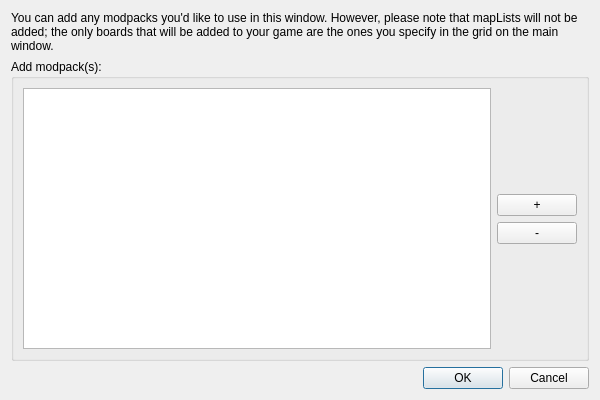
<?xml version="1.0" encoding="UTF-8"?>
<ui version="4.0">
 <class>AdditionalModsDialog</class>
 <widget class="QDialog" name="AdditionalModsDialog">
  <property name="geometry">
   <rect>
    <x>0</x>
    <y>0</y>
    <width>600</width>
    <height>400</height>
   </rect>
  </property>
  <property name="minimumSize">
   <size>
    <width>500</width>
    <height>300</height>
   </size>
  </property>
  <property name="windowTitle">
   <string>Dialog</string>
  </property>
  <layout class="QVBoxLayout" name="verticalLayout">
   <item>
    <widget class="QLabel" name="modpackLabel">
     <property name="text">
      <string>You can add any modpacks you'd like to use in this window. However, please note that mapLists will not be added; the only boards that will be added to your game are the ones you specify in the grid on the main window.</string>
     </property>
     <property name="wordWrap">
      <bool>true</bool>
     </property>
    </widget>
   </item>
   <item>
    <widget class="QGroupBox" name="additionalModsGroupBox">
     <property name="minimumSize">
      <size>
       <width>0</width>
       <height>0</height>
      </size>
     </property>
     <property name="title">
      <string>Add modpack(s):</string>
     </property>
     <layout class="QHBoxLayout" name="horizontalLayout">
      <item>
       <widget class="QListWidget" name="additionalMods"/>
      </item>
      <item>
       <layout class="QVBoxLayout" name="additionalModButtons">
        <item>
         <spacer name="verticalSpacer_2">
          <property name="orientation">
           <enum>Qt::Vertical</enum>
          </property>
          <property name="sizeHint" stdset="0">
           <size>
            <width>20</width>
            <height>40</height>
           </size>
          </property>
         </spacer>
        </item>
        <item>
         <widget class="QPushButton" name="addModZip">
          <property name="text">
           <string>+</string>
          </property>
         </widget>
        </item>
        <item>
         <widget class="QPushButton" name="removeModZip">
          <property name="text">
           <string>-</string>
          </property>
         </widget>
        </item>
        <item>
         <spacer name="verticalSpacer">
          <property name="orientation">
           <enum>Qt::Vertical</enum>
          </property>
          <property name="sizeHint" stdset="0">
           <size>
            <width>20</width>
            <height>40</height>
           </size>
          </property>
         </spacer>
        </item>
       </layout>
      </item>
     </layout>
    </widget>
   </item>
   <item>
    <widget class="QDialogButtonBox" name="buttonBox">
     <property name="minimumSize">
      <size>
       <width>0</width>
       <height>0</height>
      </size>
     </property>
     <property name="standardButtons">
      <set>QDialogButtonBox::Cancel|QDialogButtonBox::Ok</set>
     </property>
    </widget>
   </item>
  </layout>
 </widget>
 <resources/>
 <connections/>
</ui>
